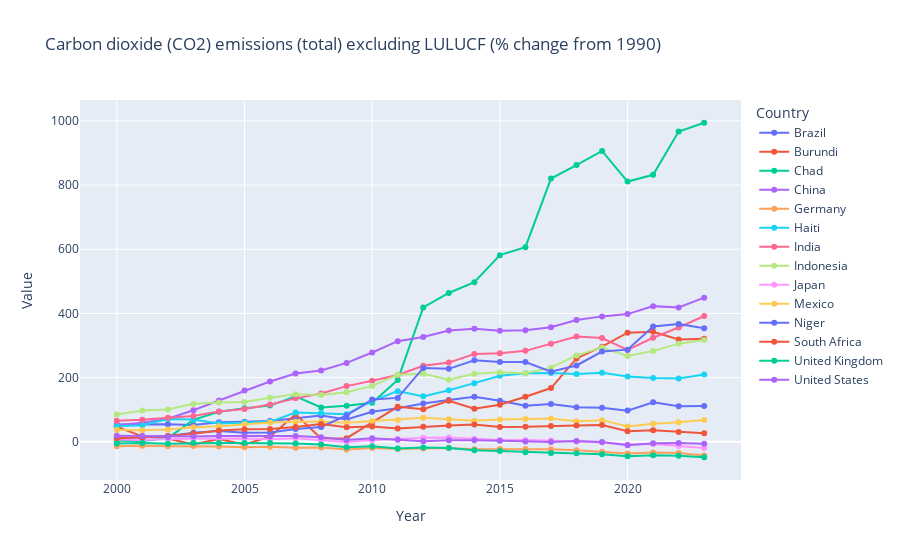

Notebook source saved alongside this figure:
### Markdown cell above
## Carbon Dioxide Emissions:  
Hypothesis - Developed nations generally use more electricity and have larger industrial bases compared to developing or underdeveloped nations resulting in higher CO₂ emissions. Over time, CO₂ emissions should decrease to align with SDG 12: Responsible Consumption and Production and SDG 13: Climate Action.  
Observation - The country leading CO₂ emissions is Chad. Over time, CO₂ emissions have increased across all nations.

### Code cell
plot_data(indicators_filtered[7])

### Figure 1 — Plotly figure (JSON) as saved in the notebook; plotly's stock layout.template omitted (floating-point values rounded to 4 significant figures)
{"data": [{"hovertemplate": "Country Name=Brazil<br>Year=%{x}<br>Value=%{y}<extra></extra>", "legendgroup": "Brazil", "line": {"color": "#636efa", "dash": "solid"}, "marker": {"symbol": "circle"}, "mode": "lines+markers", "name": "Brazil", "orientation": "v", "showlegend": true, "type": "scatter", "x": [2000, 2001, 2002, 2003, 2004, 2005, 2006, 2007, 2008, 2009, 2010, 2011, 2012, 2013, 2014, 2015, 2016, 2017, 2018, 2019, 2020, 2021, 2022, 2023], "xaxis": "x", "y": [53.99, 54.84, 54.88, 52.7, 60.97, 62.71, 64.68, 73.23, 81.89, 69.89, 93.82, 104.3, 119.4, 130.6, 140.7, 128.1, 112.6, 117.9, 107.5, 106.3, 97.19, 123.0, 111.1, 111.3], "yaxis": "y"}, {"hovertemplate": "Country Name=Burundi<br>Year=%{x}<br>Value=%{y}<extra></extra>", "legendgroup": "Burundi", "line": {"color": "#EF553B", "dash": "solid"}, "marker": {"symbol": "circle"}, "mode": "lines+markers", "name": "Burundi", "orientation": "v", "showlegend": true, "type": "scatter", "x": [2000, 2001, 2002, 2003, 2004, 2005, 2006, 2007, 2008, 2009, 2010, 2011, 2012, 2013, 2014, 2015, 2016, 2017, 2018, 2019, 2020, 2021, 2022, 2023], "xaxis": "x", "y": [47.06, 16.97, 10.48, -8.483, 9.032, -8.234, 15.92, 85.58, 10.48, 11.18, 60.28, 109.0, 101.6, 128.0, 102.8, 115.5, 140.5, 167.6, 259.7, 296.3, 340.2, 342.8, 319.0, 321.3], "yaxis": "y"}, {"hovertemplate": "Country Name=Chad<br>Year=%{x}<br>Value=%{y}<extra></extra>", "legendgroup": "Chad", "line": {"color": "#00cc96", "dash": "solid"}, "marker": {"symbol": "circle"}, "mode": "lines+markers", "name": "Chad", "orientation": "v", "showlegend": true, "type": "scatter", "x": [2000, 2001, 2002, 2003, 2004, 2005, 2006, 2007, 2008, 2009, 2010, 2011, 2012, 2013, 2014, 2015, 2016, 2017, 2018, 2019, 2020, 2021, 2022, 2023], "xaxis": "x", "y": [3.064, 2.894, 11.57, 68.3, 93.74, 104.8, 112.8, 141.4, 106.8, 112.1, 121.4, 192.9, 418.6, 463.7, 497.4, 581.7, 606.4, 820.3, 862.4, 906.3, 810.9, 832.0, 966.8, 994.2], "yaxis": "y"}, {"hovertemplate": "Country Name=China<br>Year=%{x}<br>Value=%{y}<extra></extra>", "legendgroup": "China", "line": {"color": "#ab63fa", "dash": "solid"}, "marker": {"symbol": "circle"}, "mode": "lines+markers", "name": "China", "orientation": "v", "showlegend": true, "type": "scatter", "x": [2000, 2001, 2002, 2003, 2004, 2005, 2006, 2007, 2008, 2009, 2010, 2011, 2012, 2013, 2014, 2015, 2016, 2017, 2018, 2019, 2020, 2021, 2022, 2023], "xaxis": "x", "y": [51.89, 59.25, 71.92, 98.44, 128.7, 159.5, 188.0, 212.9, 222.4, 245.9, 278.3, 313.6, 326.5, 347.0, 352.2, 346.4, 347.5, 357.2, 379.3, 390.9, 398.0, 422.8, 418.9, 449.2], "yaxis": "y"}, {"hovertemplate": "Country Name=Germany<br>Year=%{x}<br>Value=%{y}<extra></extra>", "legendgroup": "Germany", "line": {"color": "#FFA15A", "dash": "solid"}, "marker": {"symbol": "circle"}, "mode": "lines+markers", "name": "Germany", "orientation": "v", "showlegend": true, "type": "scatter", "x": [2000, 2001, 2002, 2003, 2004, 2005, 2006, 2007, 2008, 2009, 2010, 2011, 2012, 2013, 2014, 2015, 2016, 2017, 2018, 2019, 2020, 2021, 2022, 2023], "xaxis": "x", "y": [-13.95, -12.56, -14.09, -13.3, -14.74, -16.87, -15.52, -18.36, -18.03, -24.13, -19.51, -22.16, -20.98, -19.22, -23.08, -22.47, -22.04, -23.5, -26.24, -31.2, -36.57, -33.09, -34.9, -42.45], "yaxis": "y"}, {"hovertemplate": "Country Name=Haiti<br>Year=%{x}<br>Value=%{y}<extra></extra>", "legendgroup": "Haiti", "line": {"color": "#19d3f3", "dash": "solid"}, "marker": {"symbol": "circle"}, "mode": "lines+markers", "name": "Haiti", "orientation": "v", "showlegend": true, "type": "scatter", "x": [2000, 2001, 2002, 2003, 2004, 2005, 2006, 2007, 2008, 2009, 2010, 2011, 2012, 2013, 2014, 2015, 2016, 2017, 2018, 2019, 2020, 2021, 2022, 2023], "xaxis": "x", "y": [48.47, 51.36, 70.93, 69.7, 56.85, 60.21, 62.16, 91.28, 89.46, 85.96, 127.6, 157.9, 141.6, 160.8, 182.8, 206.1, 213.4, 214.2, 211.6, 214.9, 203.3, 198.7, 197.2, 209.8], "yaxis": "y"}, {"hovertemplate": "Country Name=India<br>Year=%{x}<br>Value=%{y}<extra></extra>", "legendgroup": "India", "line": {"color": "#FF6692", "dash": "solid"}, "marker": {"symbol": "circle"}, "mode": "lines+markers", "name": "India", "orientation": "v", "showlegend": true, "type": "scatter", "x": [2000, 2001, 2002, 2003, 2004, 2005, 2006, 2007, 2008, 2009, 2010, 2011, 2012, 2013, 2014, 2015, 2016, 2017, 2018, 2019, 2020, 2021, 2022, 2023], "xaxis": "x", "y": [65.75, 68.44, 74.78, 80.09, 94.25, 102.5, 116.2, 135.4, 150.3, 173.5, 190.3, 208.0, 236.7, 246.8, 273.4, 276.3, 283.5, 305.2, 328.4, 323.2, 286.0, 324.3, 356.3, 392.0], "yaxis": "y"}, {"hovertemplate": "Country Name=Indonesia<br>Year=%{x}<br>Value=%{y}<extra></extra>", "legendgroup": "Indonesia", "line": {"color": "#B6E880", "dash": "solid"}, "marker": {"symbol": "circle"}, "mode": "lines+markers", "name": "Indonesia", "orientation": "v", "showlegend": true, "type": "scatter", "x": [2000, 2001, 2002, 2003, 2004, 2005, 2006, 2007, 2008, 2009, 2010, 2011, 2012, 2013, 2014, 2015, 2016, 2017, 2018, 2019, 2020, 2021, 2022, 2023], "xaxis": "x", "y": [84.88, 97.54, 100.9, 118.6, 122.6, 124.1, 137.0, 148.4, 145.6, 154.3, 174.3, 209.0, 211.7, 193.6, 212.3, 216.7, 213.4, 231.1, 269.3, 293.9, 267.3, 282.8, 305.9, 317.0], "yaxis": "y"}, {"hovertemplate": "Country Name=Japan<br>Year=%{x}<br>Value=%{y}<extra></extra>", "legendgroup": "Japan", "line": {"color": "#FF97FF", "dash": "solid"}, "marker": {"symbol": "circle"}, "mode": "lines+markers", "name": "Japan", "orientation": "v", "showlegend": true, "type": "scatter", "x": [2000, 2001, 2002, 2003, 2004, 2005, 2006, 2007, 2008, 2009, 2010, 2011, 2012, 2013, 2014, 2015, 2016, 2017, 2018, 2019, 2020, 2021, 2022, 2023], "xaxis": "x", "y": [7.026, 5.862, 8.794, 9.418, 8.961, 9.958, 8.011, 11.09, 4.982, -0.4638, 4.596, 9.129, 12.38, 13.7, 9.379, 5.879, 5.661, 4.373, 1.062, -2.342, -8.112, -7.019, -13.44, -19.03], "yaxis": "y"}, {"hovertemplate": "Country Name=Mexico<br>Year=%{x}<br>Value=%{y}<extra></extra>", "legendgroup": "Mexico", "line": {"color": "#FECB52", "dash": "solid"}, "marker": {"symbol": "circle"}, "mode": "lines+markers", "name": "Mexico", "orientation": "v", "showlegend": true, "type": "scatter", "x": [2000, 2001, 2002, 2003, 2004, 2005, 2006, 2007, 2008, 2009, 2010, 2011, 2012, 2013, 2014, 2015, 2016, 2017, 2018, 2019, 2020, 2021, 2022, 2023], "xaxis": "x", "y": [36.96, 36.29, 38.42, 45.24, 48.6, 54.42, 60.16, 62.55, 63.04, 59.34, 64.65, 67.96, 74.77, 70.55, 66.0, 69.27, 71.35, 72.81, 64.35, 67.53, 47.7, 56.35, 60.86, 68.16], "yaxis": "y"}, {"hovertemplate": "Country Name=Niger<br>Year=%{x}<br>Value=%{y}<extra></extra>", "legendgroup": "Niger", "line": {"color": "#636efa", "dash": "solid"}, "marker": {"symbol": "circle"}, "mode": "lines+markers", "name": "Niger", "orientation": "v", "showlegend": true, "type": "scatter", "x": [2000, 2001, 2002, 2003, 2004, 2005, 2006, 2007, 2008, 2009, 2010, 2011, 2012, 2013, 2014, 2015, 2016, 2017, 2018, 2019, 2020, 2021, 2022, 2023], "xaxis": "x", "y": [12.73, 13.51, 17.87, 28.04, 33.83, 28.36, 28.83, 39.88, 46.26, 82.26, 131.7, 136.8, 230.3, 227.4, 253.8, 248.7, 248.4, 218.5, 237.8, 281.3, 287.2, 359.4, 366.8, 353.6], "yaxis": "y"}, {"hovertemplate": "Country Name=South Africa<br>Year=%{x}<br>Value=%{y}<extra></extra>", "legendgroup": "South Africa", "line": {"color": "#EF553B", "dash": "solid"}, "marker": {"symbol": "circle"}, "mode": "lines+markers", "name": "South Africa", "orientation": "v", "showlegend": true, "type": "scatter", "x": [2000, 2001, 2002, 2003, 2004, 2005, 2006, 2007, 2008, 2009, 2010, 2011, 2012, 2013, 2014, 2015, 2016, 2017, 2018, 2019, 2020, 2021, 2022, 2023], "xaxis": "x", "y": [10.52, 13.74, 18.0, 25.26, 35.49, 38.84, 40.22, 46.38, 55.27, 45.41, 47.77, 41.5, 46.67, 50.45, 54.04, 46.41, 46.55, 49.51, 50.75, 52.31, 33.27, 36.38, 30.29, 26.46], "yaxis": "y"}, {"hovertemplate": "Country Name=United Kingdom<br>Year=%{x}<br>Value=%{y}<extra></extra>", "legendgroup": "United Kingdom", "line": {"color": "#00cc96", "dash": "solid"}, "marker": {"symbol": "circle"}, "mode": "lines+markers", "name": "United Kingdom", "orientation": "v", "showlegend": true, "type": "scatter", "x": [2000, 2001, 2002, 2003, 2004, 2005, 2006, 2007, 2008, 2009, 2010, 2011, 2012, 2013, 2014, 2015, 2016, 2017, 2018, 2019, 2020, 2021, 2022, 2023], "xaxis": "x", "y": [-5.266, -3.338, -6.086, -3.764, -3.677, -3.953, -3.879, -5.516, -8.346, -17.0, -14.03, -21.18, -17.37, -19.26, -26.08, -28.59, -32.46, -34.53, -35.91, -38.64, -45.22, -41.7, -43.77, -48.12], "yaxis": "y"}, {"hovertemplate": "Country Name=United States<br>Year=%{x}<br>Value=%{y}<extra></extra>", "legendgroup": "United States", "line": {"color": "#ab63fa", "dash": "solid"}, "marker": {"symbol": "circle"}, "mode": "lines+markers", "name": "United States", "orientation": "v", "showlegend": true, "type": "scatter", "x": [2000, 2001, 2002, 2003, 2004, 2005, 2006, 2007, 2008, 2009, 2010, 2011, 2012, 2013, 2014, 2015, 2016, 2017, 2018, 2019, 2020, 2021, 2022, 2023], "xaxis": "x", "y": [18.96, 17.94, 14.91, 16.24, 17.99, 18.15, 16.18, 17.84, 14.16, 5.809, 10.79, 6.503, 2.091, 4.84, 5.222, 2.998, 0.9108, -0.4825, 2.695, -0.3383, -10.39, -4.587, -3.956, -6.055], "yaxis": "y"}], "layout": {"legend": {"title": {"text": "Country"}, "tracegroupgap": 0}, "title": {"text": "Carbon dioxide (CO2) emissions (total) excluding LULUCF (% change from 1990)"}, "xaxis": {"anchor": "y", "domain": [0, 1], "title": {"text": "Year"}}, "yaxis": {"anchor": "x", "domain": [0, 1], "title": {"text": "Value"}}}}
